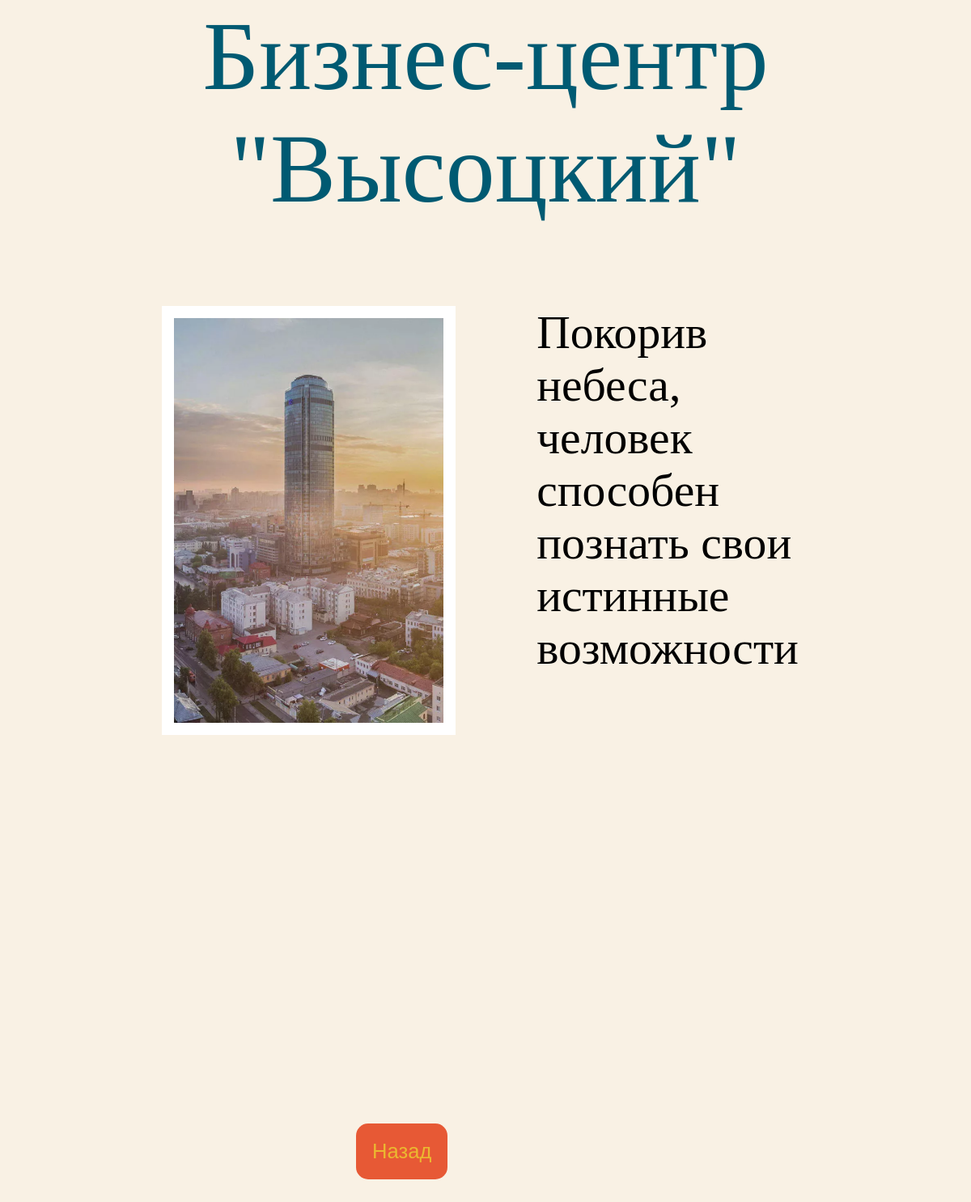
The app's page /landmarks/landmark/1/ with its own data.
### landmarks/models.py (models this page shows, shortened)
class Landmark(models.Model):
    title = models.CharField(max_length=100)
    desciption = models.TextField(null=True, blank=True)
    inspiration = models.CharField(max_length=200)
    coordinate_1 = models.FloatField()
    coordinate_2 = models.FloatField()
    preview = models.ImageField(upload_to='img', null=True, blank=True)

### landmarks/views.py (the view)
# urls.py: path('landmark/<int:pk>/', LandmarkDetail.as_view(), name='landmark_detail'),
class LandmarkDetail(DetailView):
    model = Landmark
    template_name = 'landmark_detail.html'

### templates/landmark_detail.html (shortened to what this page needs)
{% load static %}
<!DOCTYPE html>
<html lang="en">
<head>
    <link rel="stylesheet" href="{% static 'css/landmark.css' %}">
</head>
<body>
    <div class="landmark-detail-container">
        <p class="ld-title">{{ landmark.title }}</p>
        <div class="landmark-detail">
                <img src="{{ landmark.preview.url }}" alt="">
                <div class="landmark-info">
                    <p>{{ landmark.inspiration }}</p>
                </div>
        </div>
        <div id="map"></div>
        <a id="back" href="{% url 'landmarks' %}">
            <button>Назад</button>
        </a>
    </div>
</body>
</html>

### static/css/landmark.css (style rules this page uses)
* { margin: 0; padding: 0; }
body { background-color: #F9F1E4; font-family: 'reviera'; }
img { width: 700px; height: 500px; border: 15px solid #fff; }
.landmark-detail-container { margin: 0 200px; }
.landmark-detail { display: flex; justify-content: space-around; font-size: 3.6em; }
.landmark-info { display: flex; flex-direction: column; margin-left: 100px; }
.ld-title { font-size: 7.6em; color: #005A72; text-align: center; margin-bottom: 100px; }
#map { width: 100%; height: 300px; margin-top: 50px; margin-bottom: 100px; }
#back { text-decoration: none; }
button { background-color: #E75935; color: #EBB730; border: none; font-size: 1.6em; padding: 20px; margin: 30px 30%; border-radius: 15px; cursor: pointer; }

### records on screen
Landmark: title "Бизнес-центр \"Высоцкий\"", preview (picture), inspiration "Покорив небеса, человек способен познать свои истинные возможности"
